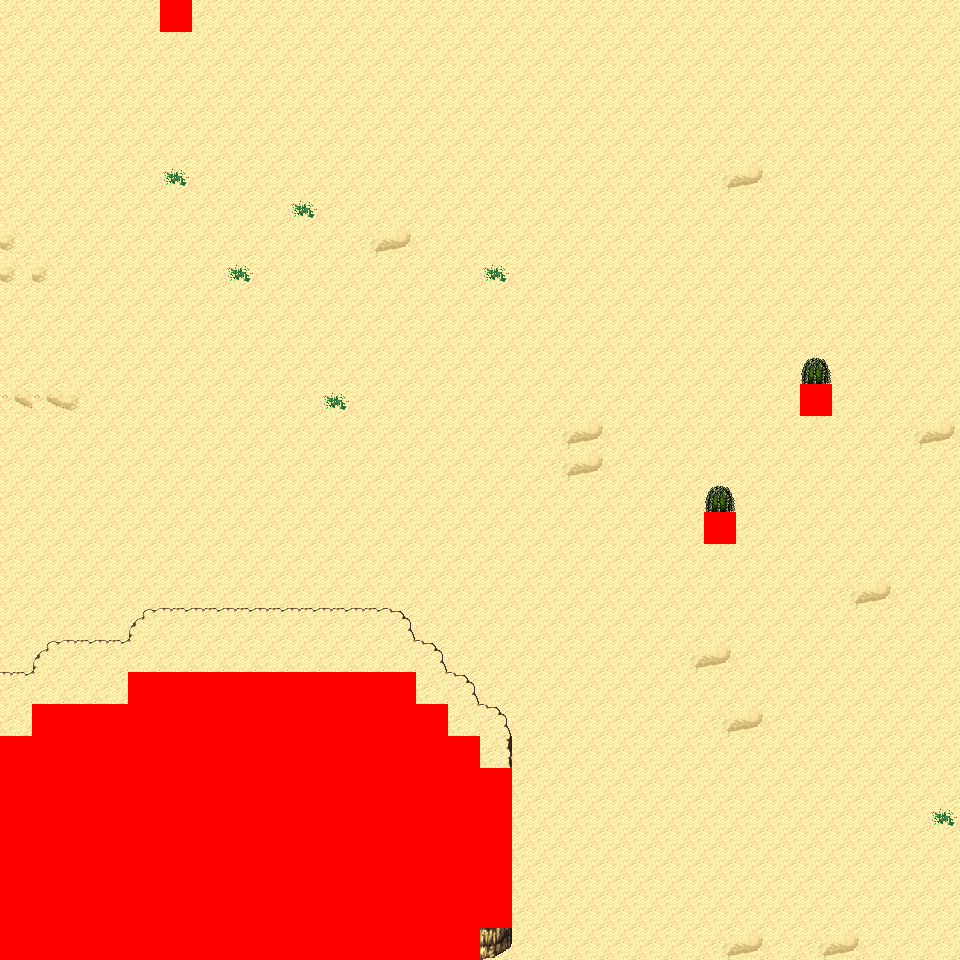

Rendered tile map (Tiled .tmx) drawn with the repository's tilesets; below, a short description and the map source with its tile grids summarised:
An orthogonal 30x30 tile map with 32x32 px tiles, 6 tile layers (Ground, Object, Object2, Above, ...), 6 tilesets and 5 objects (5x mapExit).

<map version="1.0" orientation="orthogonal" renderorder="right-down" width="30" height="30" tilewidth="32" tileheight="32" nextobjectid="6">
  <tileset firstgid="1" name="tileset_logic_collision" tilewidth="32" tileheight="32" tilecount="1" columns="1">
    <image source="../drawable/tileset_logic_collision.png" width="32" height="32" />
  </tileset>
  <tileset firstgid="2" name="tileset_terrain_desert" tilewidth="32" tileheight="32" tilecount="88" columns="8">
    <image source="../drawable/tileset_terrain_desert.png" width="256" height="352" />
  </tileset>
  <tileset firstgid="90" name="tileset_ground_sand_2" tilewidth="32" tileheight="32" tilecount="15" columns="5">
    <image source="../drawable/tileset_ground_sand_2.png" width="160" height="96" />
  </tileset>
  <tileset firstgid="105" name="tileset_plant_cactus_2" tilewidth="32" tileheight="32" tilecount="10" columns="5">
    <image source="../drawable/tileset_plant_cactus_2.png" width="160" height="64" />
  </tileset>
  <tileset firstgid="115" name="tileset_plant_round_cactuses" tilewidth="32" tileheight="32" tilecount="20" columns="10">
    <image source="../drawable/tileset_plant_round_cactuses.png" width="320" height="64" />
  </tileset>
  <tileset firstgid="135" name="tileset_plant_cactus" tilewidth="32" tileheight="32" tilecount="2" columns="1">
    <image source="../drawable/tileset_plant_cactus.png" width="32" height="64" />
  </tileset>
  <layer name="Ground" width="30" height="30">
    <data>[900 cells, 900 non-empty, 7 distinct tile ids]</data>
  </layer>
  <layer name="Object" width="30" height="30">
    <data>[900 cells, 33 non-empty, 9 distinct tile ids]</data>
  </layer>
  <layer name="Object2" width="30" height="30">
    <data>[900 cells, 0 non-empty, 0 distinct tile ids]</data>
  </layer>
  <layer name="Above" width="30" height="30">
    <data>[900 cells, 34 non-empty, 8 distinct tile ids]</data>
  </layer>
  <layer name="Above2" width="30" height="30">
    <data>[900 cells, 0 non-empty, 0 distinct tile ids]</data>
  </layer>
  <layer name="Walkable" width="30" height="30">
    <data>[900 cells, 135 non-empty, 1 distinct tile ids]</data>
  </layer>
  <objectgroup name="MapEvents">
    <object id="1" name="north" type="mapExit" x="0" y="0" width="160" height="32">
      <properties>
        <property name="map" value="level_0_x20_y110" />
        <property name="x" value="0" />
        <property name="y" value="28" />
      </properties>
    </object>
    <object id="2" name="north2" type="mapExit" x="192" y="0" width="768" height="32">
      <properties>
        <property name="map" value="level_0_x20_y110" />
        <property name="x" value="6" />
        <property name="y" value="28" />
      </properties>
    </object>
    <object id="3" name="south" type="mapExit" x="480" y="928" width="480" height="32">
      <properties>
        <property name="map" value="level_0_x20_y112" />
        <property name="x" value="15" />
        <property name="y" value="1" />
      </properties>
    </object>
    <object id="4" name="west" type="mapExit" x="0" y="0" width="32" height="736">
      <properties>
        <property name="map" value="level_0_x19_y111" />
        <property name="x" value="28" />
        <property name="y" value="0" />
      </properties>
    </object>
    <object id="5" name="east" type="mapExit" x="928" y="0" width="32" height="960">
      <properties>
        <property name="map" value="level_0_x21_y111" />
        <property name="x" value="1" />
        <property name="y" value="0" />
      </properties>
    </object>
  </objectgroup>
</map>
